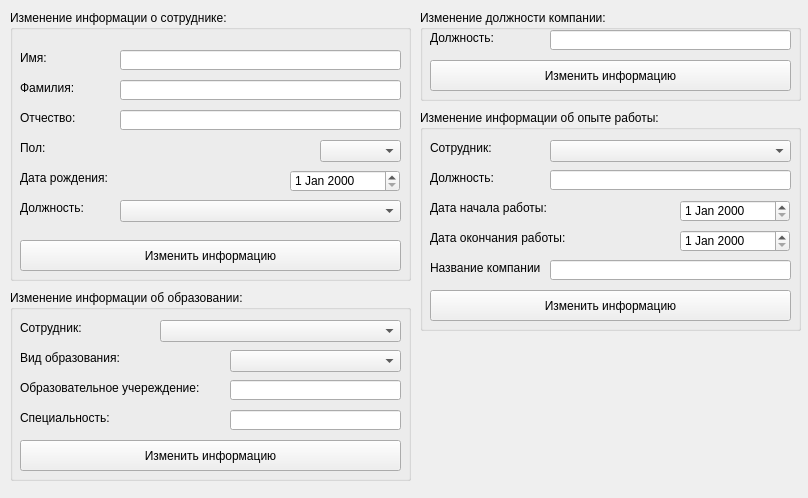
<?xml version="1.0" encoding="UTF-8"?>
<ui version="4.0">
 <class>ChangeRecords</class>
 <widget class="QWidget" name="ChangeRecords">
  <property name="geometry">
   <rect>
    <x>0</x>
    <y>0</y>
    <width>808</width>
    <height>498</height>
   </rect>
  </property>
  <property name="windowTitle">
   <string>Изменение данных</string>
  </property>
  <widget class="QGroupBox" name="groupBox">
   <property name="geometry">
    <rect>
     <x>10</x>
     <y>10</y>
     <width>401</width>
     <height>271</height>
    </rect>
   </property>
   <property name="title">
    <string>Изменение информации о сотруднике:</string>
   </property>
   <widget class="QLabel" name="label_2">
    <property name="geometry">
     <rect>
      <x>10</x>
      <y>40</y>
      <width>71</width>
      <height>16</height>
     </rect>
    </property>
    <property name="text">
     <string>Имя:</string>
    </property>
   </widget>
   <widget class="QLabel" name="label_3">
    <property name="geometry">
     <rect>
      <x>10</x>
      <y>70</y>
      <width>71</width>
      <height>16</height>
     </rect>
    </property>
    <property name="text">
     <string>Фамилия:</string>
    </property>
   </widget>
   <widget class="QLabel" name="label_4">
    <property name="geometry">
     <rect>
      <x>10</x>
      <y>100</y>
      <width>81</width>
      <height>16</height>
     </rect>
    </property>
    <property name="text">
     <string>Отчество:</string>
    </property>
   </widget>
   <widget class="QPushButton" name="change_employee">
    <property name="geometry">
     <rect>
      <x>10</x>
      <y>230</y>
      <width>381</width>
      <height>31</height>
     </rect>
    </property>
    <property name="text">
     <string>Изменить информацию</string>
    </property>
   </widget>
   <widget class="QLineEdit" name="name_input">
    <property name="geometry">
     <rect>
      <x>110</x>
      <y>40</y>
      <width>281</width>
      <height>20</height>
     </rect>
    </property>
   </widget>
   <widget class="QComboBox" name="comboBox_gender">
    <property name="geometry">
     <rect>
      <x>310</x>
      <y>130</y>
      <width>81</width>
      <height>22</height>
     </rect>
    </property>
   </widget>
   <widget class="QDateEdit" name="birthdate_input">
    <property name="geometry">
     <rect>
      <x>280</x>
      <y>160</y>
      <width>110</width>
      <height>22</height>
     </rect>
    </property>
   </widget>
   <widget class="QLabel" name="label_7">
    <property name="geometry">
     <rect>
      <x>10</x>
      <y>190</y>
      <width>91</width>
      <height>16</height>
     </rect>
    </property>
    <property name="text">
     <string>Должность:</string>
    </property>
   </widget>
   <widget class="QLineEdit" name="pname_input">
    <property name="geometry">
     <rect>
      <x>110</x>
      <y>100</y>
      <width>281</width>
      <height>20</height>
     </rect>
    </property>
   </widget>
   <widget class="QLabel" name="label_5">
    <property name="geometry">
     <rect>
      <x>10</x>
      <y>130</y>
      <width>71</width>
      <height>16</height>
     </rect>
    </property>
    <property name="text">
     <string>Пол:</string>
    </property>
   </widget>
   <widget class="QComboBox" name="comboBox_job">
    <property name="geometry">
     <rect>
      <x>110</x>
      <y>190</y>
      <width>281</width>
      <height>22</height>
     </rect>
    </property>
   </widget>
   <widget class="QLineEdit" name="fname_input">
    <property name="geometry">
     <rect>
      <x>110</x>
      <y>70</y>
      <width>281</width>
      <height>20</height>
     </rect>
    </property>
   </widget>
   <widget class="QLabel" name="label_6">
    <property name="geometry">
     <rect>
      <x>10</x>
      <y>160</y>
      <width>91</width>
      <height>16</height>
     </rect>
    </property>
    <property name="text">
     <string>Дата рождения:</string>
    </property>
   </widget>
  </widget>
  <widget class="QGroupBox" name="groupBox_2">
   <property name="geometry">
    <rect>
     <x>10</x>
     <y>290</y>
     <width>401</width>
     <height>191</height>
    </rect>
   </property>
   <property name="title">
    <string>Изменение информации об образовании:</string>
   </property>
   <widget class="QLineEdit" name="institution_input">
    <property name="geometry">
     <rect>
      <x>220</x>
      <y>90</y>
      <width>171</width>
      <height>20</height>
     </rect>
    </property>
   </widget>
   <widget class="QPushButton" name="change_education">
    <property name="geometry">
     <rect>
      <x>10</x>
      <y>150</y>
      <width>381</width>
      <height>31</height>
     </rect>
    </property>
    <property name="text">
     <string>Изменить информацию</string>
    </property>
   </widget>
   <widget class="QComboBox" name="comboBox_educationtype">
    <property name="geometry">
     <rect>
      <x>220</x>
      <y>60</y>
      <width>171</width>
      <height>22</height>
     </rect>
    </property>
   </widget>
   <widget class="QLineEdit" name="speciality_input">
    <property name="geometry">
     <rect>
      <x>220</x>
      <y>120</y>
      <width>171</width>
      <height>20</height>
     </rect>
    </property>
   </widget>
   <widget class="QLabel" name="label_16">
    <property name="geometry">
     <rect>
      <x>10</x>
      <y>90</y>
      <width>191</width>
      <height>16</height>
     </rect>
    </property>
    <property name="text">
     <string>Образовательное учереждение:</string>
    </property>
   </widget>
   <widget class="QLabel" name="label_17">
    <property name="geometry">
     <rect>
      <x>10</x>
      <y>120</y>
      <width>141</width>
      <height>16</height>
     </rect>
    </property>
    <property name="text">
     <string>Специальность:</string>
    </property>
   </widget>
   <widget class="QComboBox" name="comboBox_employee1">
    <property name="geometry">
     <rect>
      <x>150</x>
      <y>30</y>
      <width>241</width>
      <height>22</height>
     </rect>
    </property>
   </widget>
   <widget class="QLabel" name="label_11">
    <property name="geometry">
     <rect>
      <x>10</x>
      <y>60</y>
      <width>121</width>
      <height>16</height>
     </rect>
    </property>
    <property name="text">
     <string>Вид образования:</string>
    </property>
   </widget>
   <widget class="QLabel" name="label_9">
    <property name="geometry">
     <rect>
      <x>10</x>
      <y>30</y>
      <width>131</width>
      <height>16</height>
     </rect>
    </property>
    <property name="text">
     <string>Сотрудник:</string>
    </property>
   </widget>
  </widget>
  <widget class="QGroupBox" name="groupBox_3">
   <property name="geometry">
    <rect>
     <x>420</x>
     <y>110</y>
     <width>381</width>
     <height>221</height>
    </rect>
   </property>
   <property name="title">
    <string>Изменение информации об опыте работы:</string>
   </property>
   <widget class="QPushButton" name="change_experience">
    <property name="geometry">
     <rect>
      <x>10</x>
      <y>180</y>
      <width>361</width>
      <height>31</height>
     </rect>
    </property>
    <property name="text">
     <string>Изменить информацию</string>
    </property>
   </widget>
   <widget class="QDateEdit" name="start_date">
    <property name="geometry">
     <rect>
      <x>260</x>
      <y>90</y>
      <width>110</width>
      <height>22</height>
     </rect>
    </property>
   </widget>
   <widget class="QComboBox" name="comboBox_employee2">
    <property name="geometry">
     <rect>
      <x>130</x>
      <y>30</y>
      <width>241</width>
      <height>22</height>
     </rect>
    </property>
   </widget>
   <widget class="QLabel" name="label_15">
    <property name="geometry">
     <rect>
      <x>10</x>
      <y>60</y>
      <width>81</width>
      <height>16</height>
     </rect>
    </property>
    <property name="text">
     <string>Должность:</string>
    </property>
   </widget>
   <widget class="QLineEdit" name="job_input2">
    <property name="geometry">
     <rect>
      <x>130</x>
      <y>60</y>
      <width>241</width>
      <height>20</height>
     </rect>
    </property>
   </widget>
   <widget class="QLabel" name="label_13">
    <property name="geometry">
     <rect>
      <x>10</x>
      <y>30</y>
      <width>91</width>
      <height>16</height>
     </rect>
    </property>
    <property name="text">
     <string>Сотрудник:</string>
    </property>
   </widget>
   <widget class="QLabel" name="label_19">
    <property name="geometry">
     <rect>
      <x>10</x>
      <y>120</y>
      <width>181</width>
      <height>16</height>
     </rect>
    </property>
    <property name="text">
     <string>Дата окончания работы:</string>
    </property>
   </widget>
   <widget class="QDateEdit" name="end_date">
    <property name="geometry">
     <rect>
      <x>260</x>
      <y>120</y>
      <width>110</width>
      <height>22</height>
     </rect>
    </property>
   </widget>
   <widget class="QLabel" name="label_18">
    <property name="geometry">
     <rect>
      <x>10</x>
      <y>90</y>
      <width>161</width>
      <height>16</height>
     </rect>
    </property>
    <property name="text">
     <string>Дата начала работы:</string>
    </property>
   </widget>
   <widget class="QLabel" name="label_20">
    <property name="geometry">
     <rect>
      <x>10</x>
      <y>150</y>
      <width>111</width>
      <height>16</height>
     </rect>
    </property>
    <property name="text">
     <string>Название компании:</string>
    </property>
   </widget>
   <widget class="QLineEdit" name="company_input">
    <property name="geometry">
     <rect>
      <x>130</x>
      <y>150</y>
      <width>241</width>
      <height>20</height>
     </rect>
    </property>
    <property name="text">
     <string/>
    </property>
   </widget>
  </widget>
  <widget class="QGroupBox" name="groupBox_4">
   <property name="geometry">
    <rect>
     <x>420</x>
     <y>10</y>
     <width>381</width>
     <height>91</height>
    </rect>
   </property>
   <property name="title">
    <string>Изменение должности компании:</string>
   </property>
   <widget class="QLineEdit" name="job_input1">
    <property name="geometry">
     <rect>
      <x>130</x>
      <y>20</y>
      <width>241</width>
      <height>20</height>
     </rect>
    </property>
   </widget>
   <widget class="QPushButton" name="change_job">
    <property name="geometry">
     <rect>
      <x>10</x>
      <y>50</y>
      <width>361</width>
      <height>31</height>
     </rect>
    </property>
    <property name="text">
     <string>Изменить информацию</string>
    </property>
   </widget>
   <widget class="QLabel" name="label_8">
    <property name="geometry">
     <rect>
      <x>10</x>
      <y>20</y>
      <width>81</width>
      <height>16</height>
     </rect>
    </property>
    <property name="text">
     <string>Должность:</string>
    </property>
   </widget>
  </widget>
 </widget>
 <resources/>
 <connections/>
</ui>
